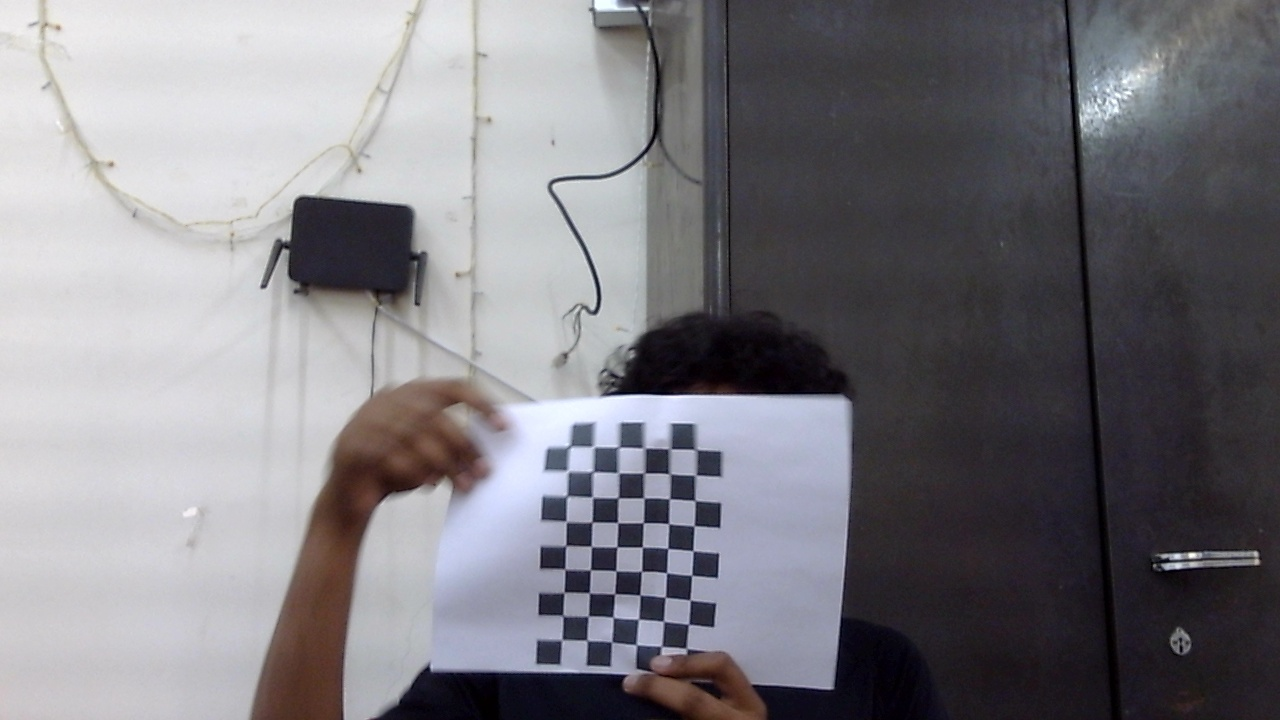
#> input picture camera_01/calib_00.jpg, 1280 x 720 px; its folder holds 4 pictures in this run
$ python camera_calib.py
#> lines starting #> are read from the running program, lines starting #| are printed output that depends on the picture; after the words box and inside, x2 and y2 are one past the last pixel; in counts of white or black regions, pixels touching at a corner belong together
import cv2
import numpy as np
import glob
import os

# ============ SETTINGS ============
CHESSBOARD_SIZE = (9, 6)  # 10x7 squares = 9x6 inner corners
SQUARE_SIZE = 0.018       # Measure ONE square in meters! (e.g., 2.5cm = 0.025m)
RESOLUTION = (1280, 720)  # Must match your pose estimation code!
CALIBRATION_DIR = "camera_01/"
OUTPUT_DIR = "calibration_output/"  # Save debug images here
# ==================================

os.makedirs(OUTPUT_DIR, exist_ok=True)

# Prepare 3D object points
objp = np.zeros((CHESSBOARD_SIZE[0] * CHESSBOARD_SIZE[1], 3), np.float32)
objp[:, :2] = np.mgrid[0:CHESSBOARD_SIZE[0], 0:CHESSBOARD_SIZE[1]].T.reshape(-1, 2) * SQUARE_SIZE

objpoints = []
imgpoints = []
valid_images = []

images = sorted(glob.glob(CALIBRATION_DIR + "*.jpg") +
                glob.glob(CALIBRATION_DIR + "*.png") +
                glob.glob(CALIBRATION_DIR + "*.jpeg"))

print(f"Found {len(images)} images")
print(f"Looking for {CHESSBOARD_SIZE[0]}x{CHESSBOARD_SIZE[1]} inner corners")
print(f"Expected square size: {SQUARE_SIZE*1000:.1f} mm\n")

for idx, fname in enumerate(images):
    img = cv2.imread(fname)
#> img is the input picture: shape (720, 1280, 3); mean B, G, R 129.2, 123.8, 125.5
    if img is None:
        print(f"✗ Failed to load: {fname}")
        continue

    original_shape = img.shape[:2]
#> original_shape = (720, 1280)

    # Resize to target resolution
    img = cv2.resize(img, RESOLUTION)
    gray = cv2.cvtColor(img, cv2.COLOR_BGR2GRAY)
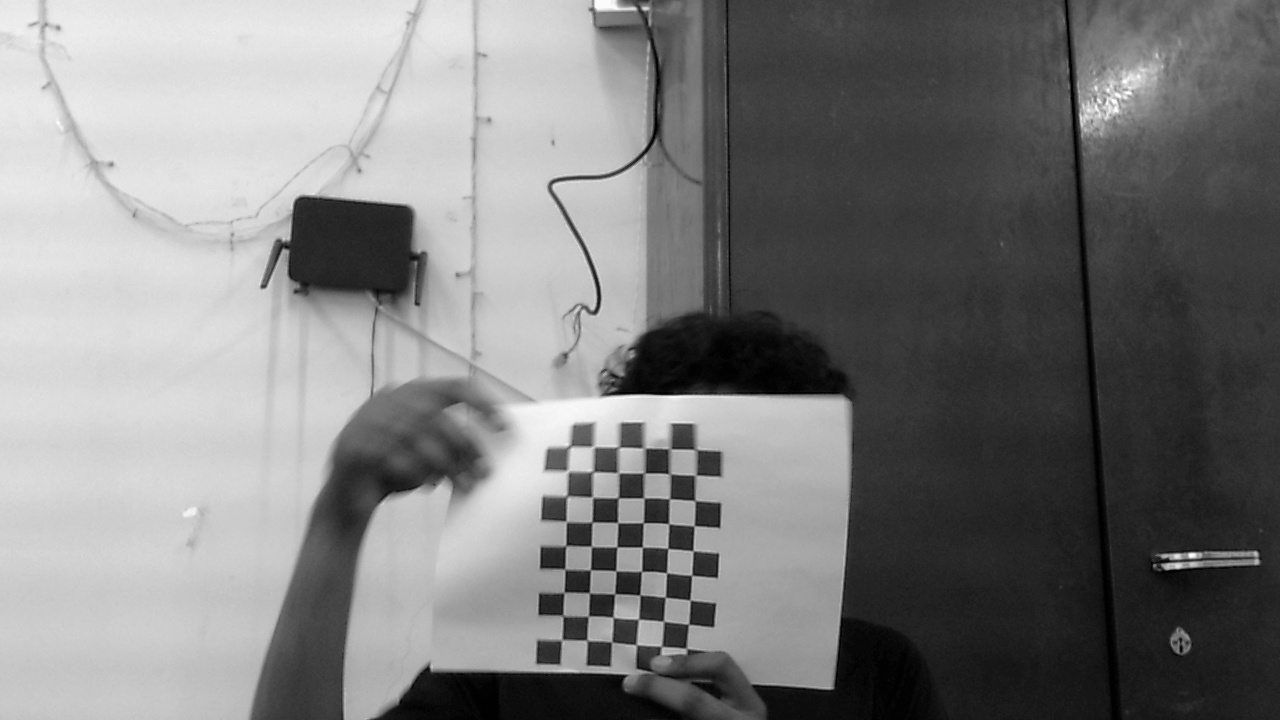
#> gray: shape (720, 1280); min 0, max 255, mean 124.9

    ret, corners = cv2.findChessboardCorners(gray, CHESSBOARD_SIZE, None)
#> ret = True; corners = 54 rows, first 8: [562.3, 639.2], [562.4, 615.2], [564.1, 592.4], [564.6, 568.8], [565.8, 545.3], [566.4, 521.7], [566.9, 495.7], [567.7, 470.8]

    if ret:
        # Refine corners
        corners2 = cv2.cornerSubPix(
            gray, corners, (11, 11), (-1, -1),
            criteria=(cv2.TERM_CRITERIA_EPS + cv2.TERM_CRITERIA_MAX_ITER, 30, 0.001)
        )
#> corners2 = 54 rows, first 8: [561.7, 639.7], [562.9, 615.6], [564, 592.3], [564.9, 569.1], [565.7, 545.7], [566.3, 521.6], [566.7, 495.9], [567.9, 471.1]

        objpoints.append(objp)
        imgpoints.append(corners2)
        valid_images.append(fname)

        # Save debug image with corners drawn
        cv2.drawChessboardCorners(img, CHESSBOARD_SIZE, corners2, ret)
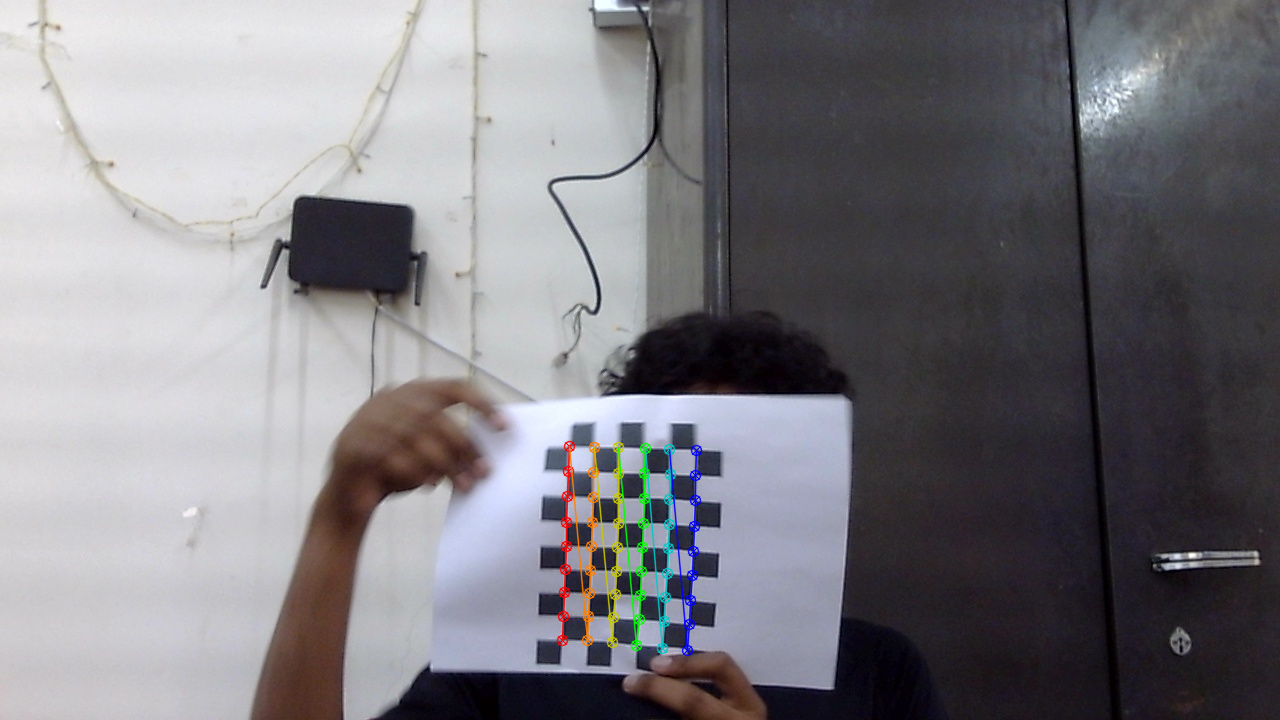
#> img: shape (720, 1280, 3); 1.14% of pixels changed, all inside (x1, y1, x2, y2) = (556, 440, 703, 657)
        debug_path = os.path.join(OUTPUT_DIR, f"corners_{idx:03d}.jpg")
        cv2.imwrite(debug_path, img)

        print(f"✓ [{len(objpoints):2d}] {os.path.basename(fname)} (original: {original_shape[1]}x{original_shape[0]})")
#| ✓ [ 1] calib_00.jpg (original: 1280x720)
    else:
        print(f"✗ {os.path.basename(fname)} - corners not found")
#> pass 2 of the loop `for idx, fname in enumerate(images):`:
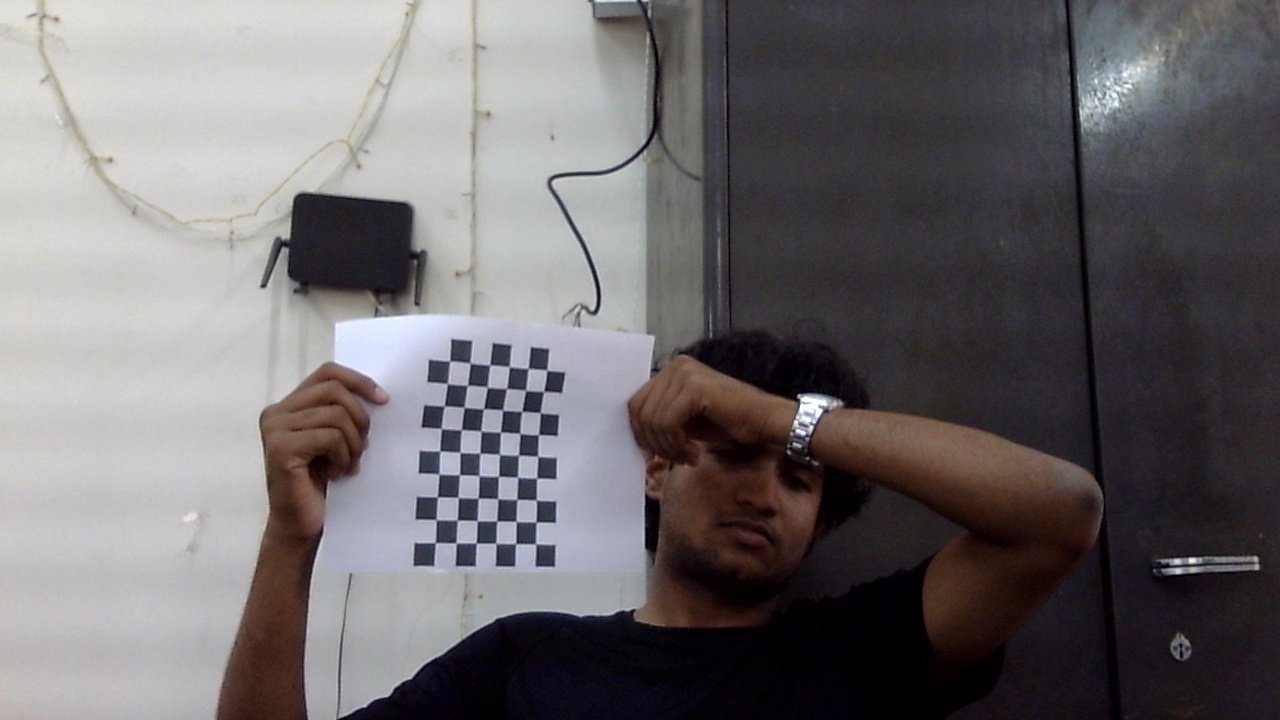
#> input picture camera_01/calib_01.jpg, 1280 x 720 px
#> img is the input picture: shape (720, 1280, 3); mean B, G, R 107.7, 105.8, 109.5
#> `gray = cv2.cvtColor(img, cv2.COLOR_BGR2GRAY)`:
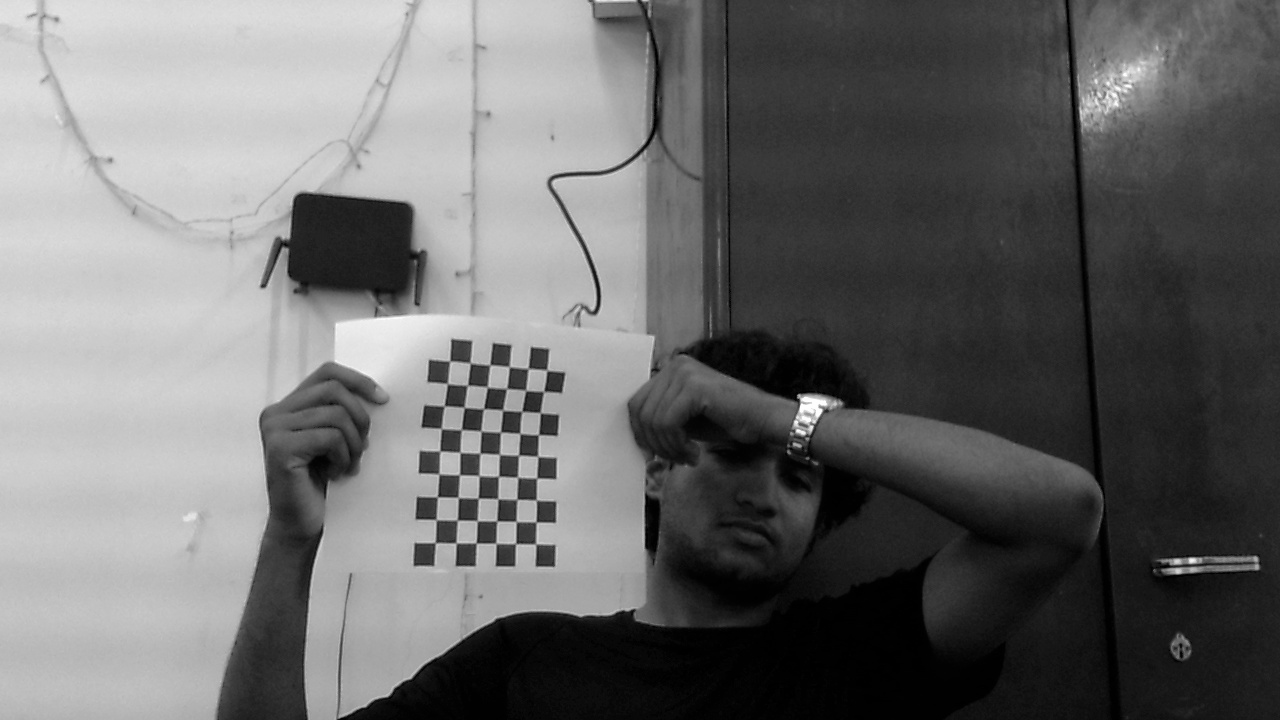
#> gray: shape (720, 1280); min 0, max 255, mean 107.1
#> corners = 54 rows, first 8: [435.3, 542.7], [436.1, 519.7], [437.4, 496.8], [438.7, 473.9], [440.1, 450.9], [441.4, 428.6], [444.4, 405.8], [447.4, 383.5]
#> corners2 = 54 rows, first 8: [435.4, 542.6], [436.2, 519.6], [437.4, 496.8], [439.1, 473.9], [439.8, 450.9], [441.4, 428.5], [444.2, 405.9], [447.5, 383.7]
#> `cv2.drawChessboardCorners(img, CHESSBOARD_SIZE, corners2, ret)`:
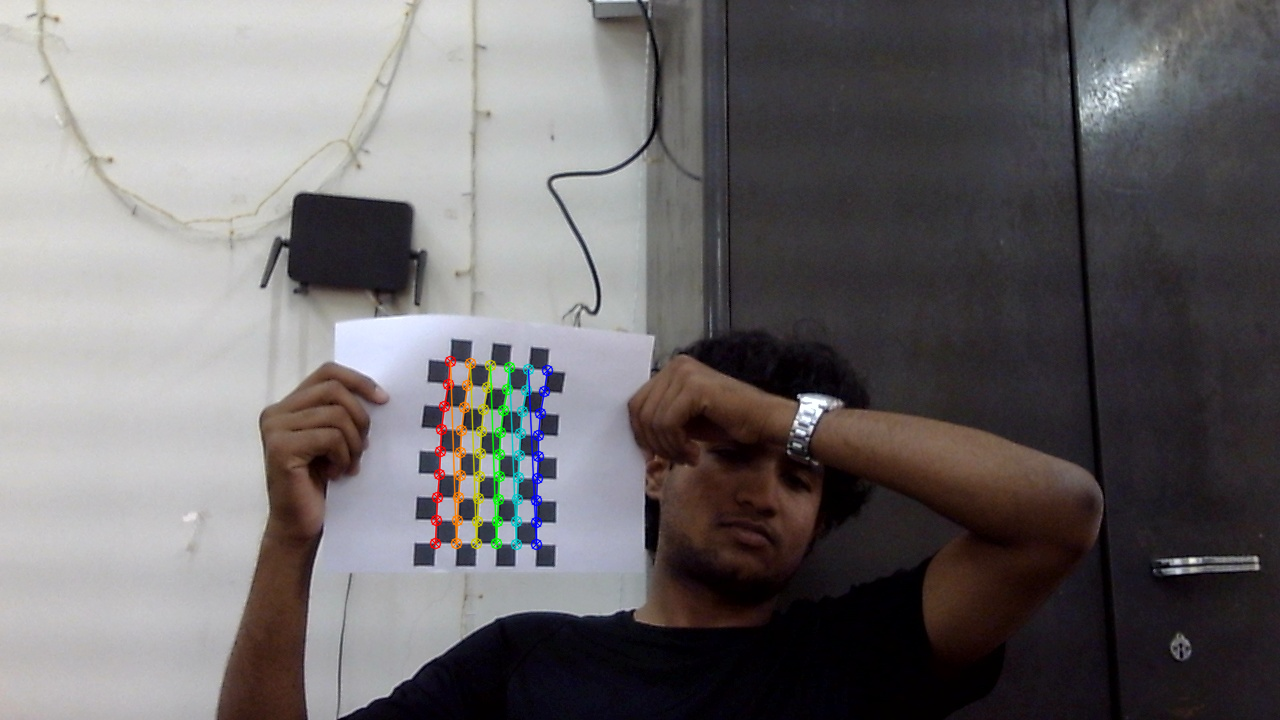
#> img: shape (720, 1280, 3); 1.04% of pixels changed, all inside (x1, y1, x2, y2) = (429, 355, 554, 551)
#| ✓ [ 2] calib_01.jpg (original: 1280x720)
#> pass 3 of the loop `for idx, fname in enumerate(images):`:
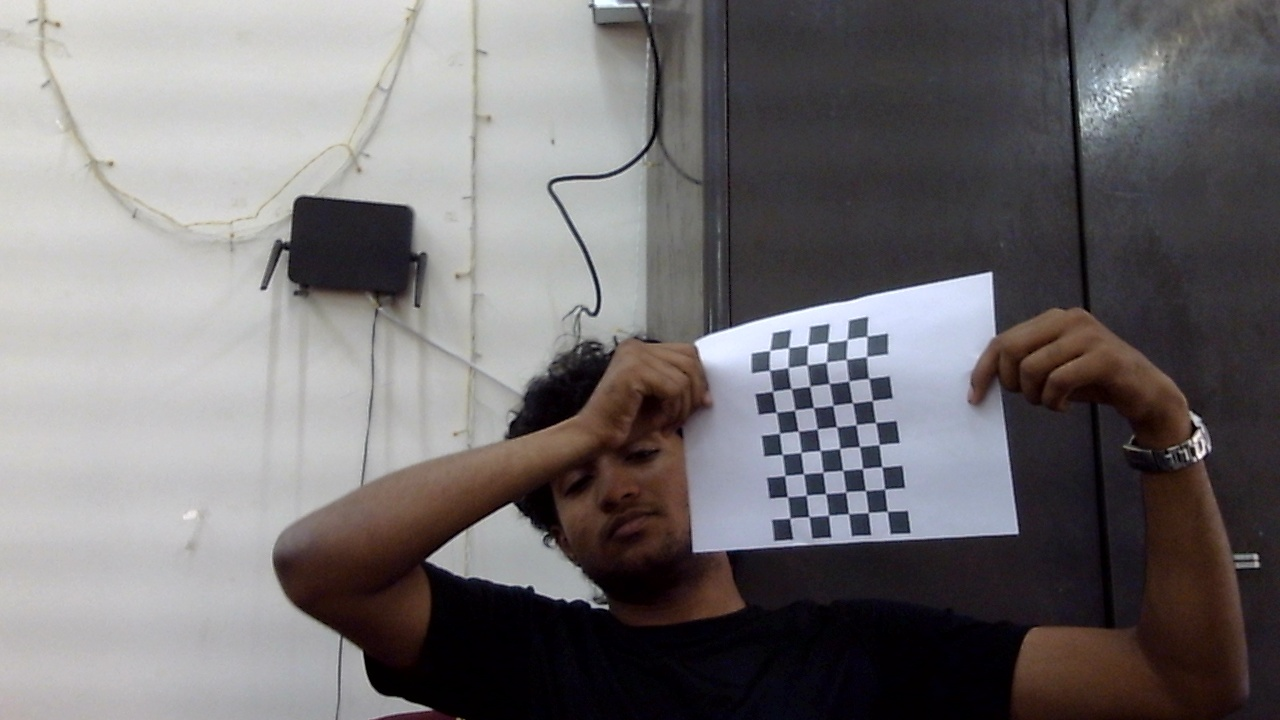
#> input picture camera_01/calib_02.jpg, 1280 x 720 px
#> img is the input picture: shape (720, 1280, 3); mean B, G, R 114, 112.3, 115.8
#> `gray = cv2.cvtColor(img, cv2.COLOR_BGR2GRAY)`:
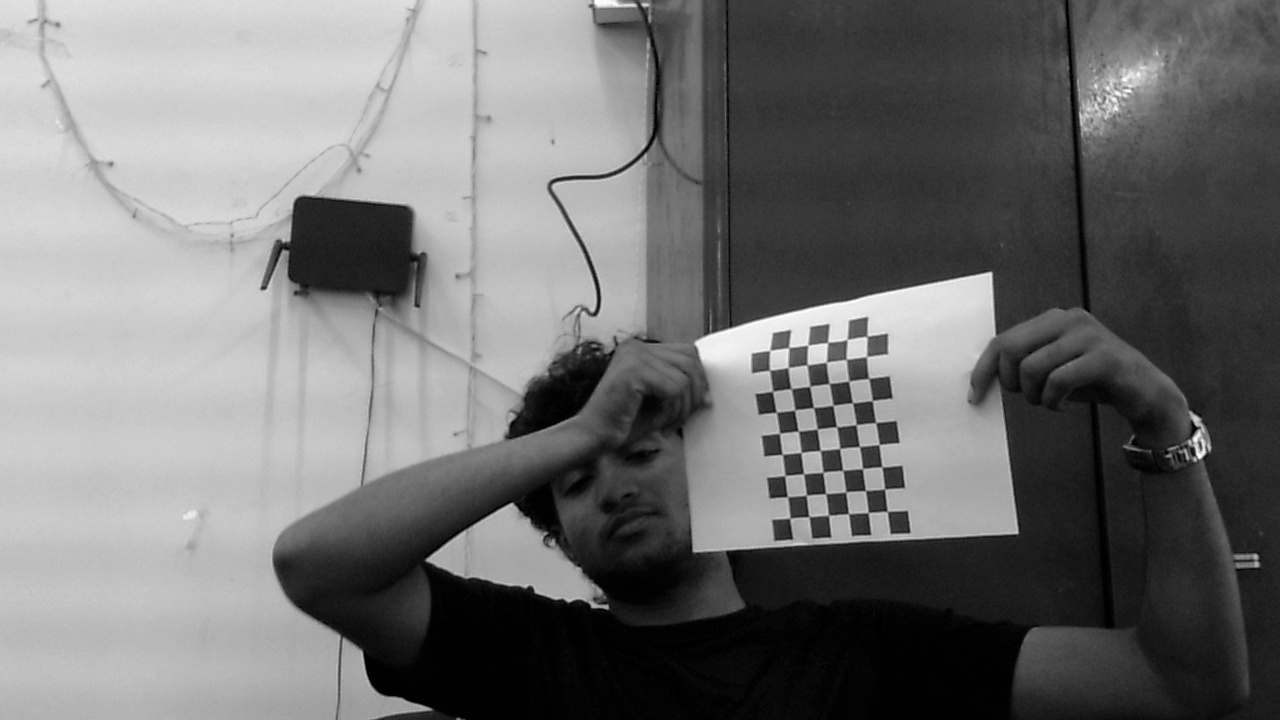
#> gray: shape (720, 1280); min 0, max 253, mean 113.6
#> corners = 54 rows, first 8: [789.8, 518.3], [787.2, 496.6], [784.9, 475.5], [782.2, 454.3], [779.3, 433.4], [776.2, 412.2], [772.6, 391.3], [769.5, 370]
#> corners2 = 54 rows, first 8: [789.7, 518.2], [787.4, 496.7], [784.7, 475.6], [782.3, 454.4], [779.4, 433.2], [776.3, 412.3], [772.4, 391.3], [769.6, 370.2]
#> `cv2.drawChessboardCorners(img, CHESSBOARD_SIZE, corners2, ret)`:
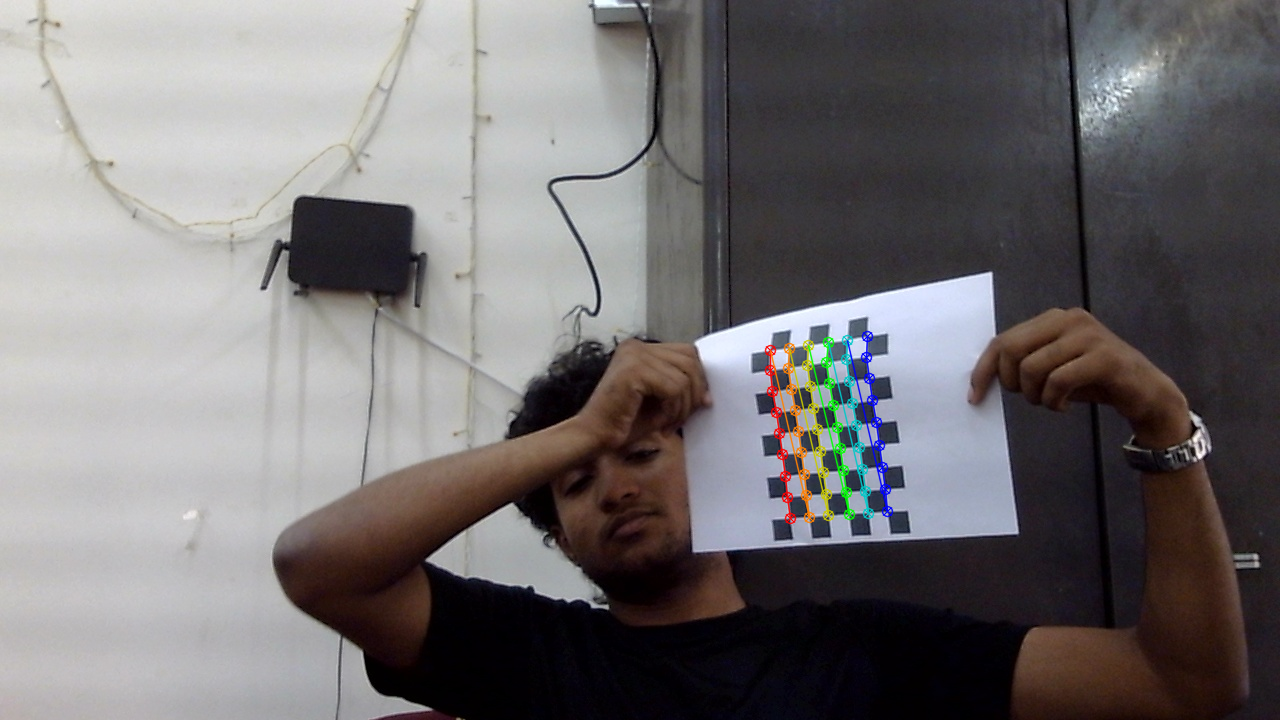
#> img: shape (720, 1280, 3); 1.06% of pixels changed, all inside (x1, y1, x2, y2) = (764, 330, 894, 525)
#| ✓ [ 3] calib_02.jpg (original: 1280x720)
#> the loop made 4 passes; the first 3 are shown

print(f"\n{'='*50}")
print(f"VALID IMAGES: {len(objpoints)}/{len(images)}")

if len(objpoints) < 10:
    print("ERROR: Need at least 10 valid images for good calibration!")
#> (the run stopped early here; a loop or call above may not have finished)
